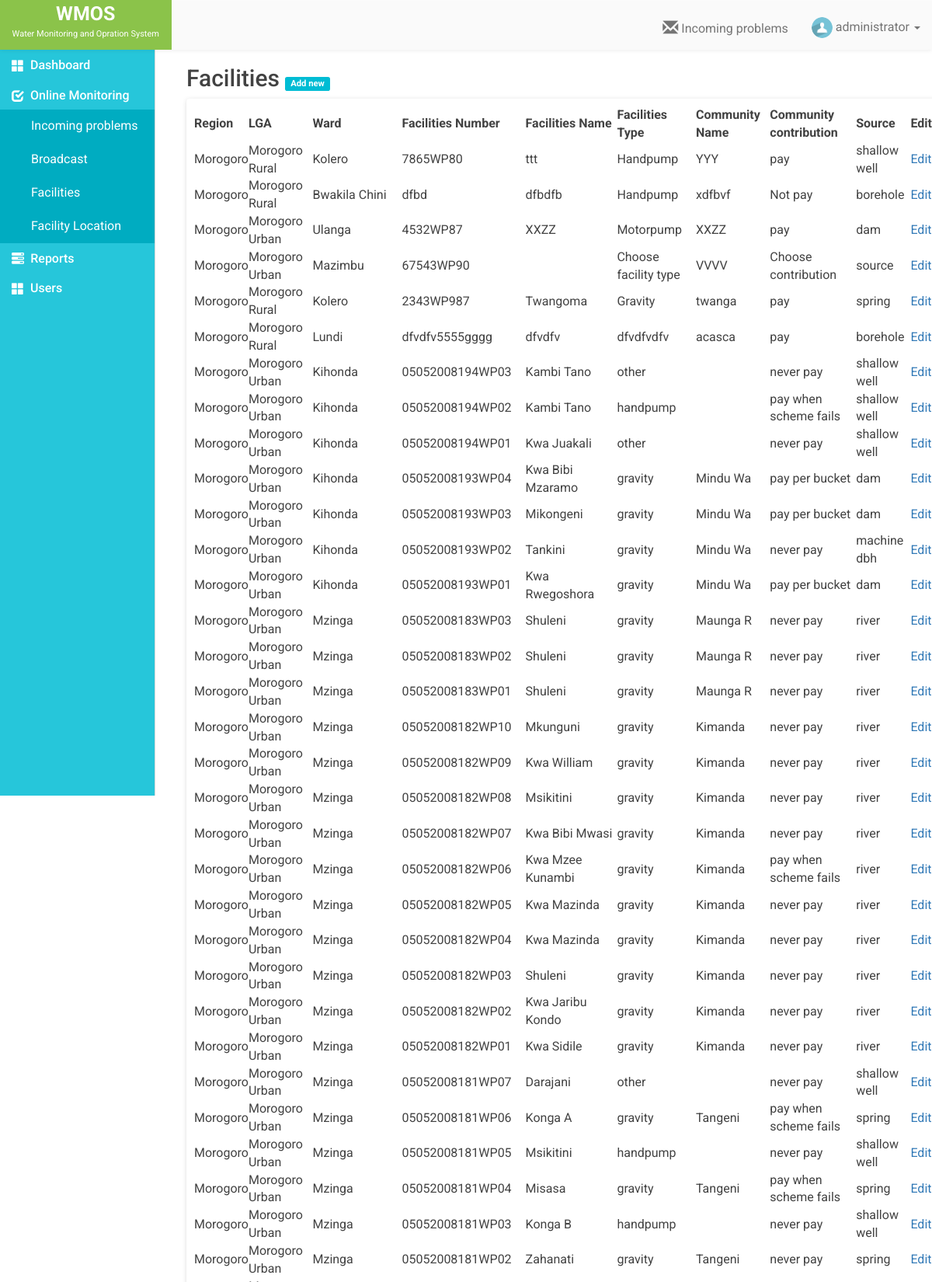
/facilities.php (signed in, upper part), run on the app's committed database.
### tables this page shows
CREATE TABLE `faci` (
  `id` int(11) NOT NULL,
  `region` varchar(30) NOT NULL,
  `lga` varchar(100) NOT NULL,
  `faci_num` varchar(30) NOT NULL,
  `ward` varchar(30) NOT NULL,
  `faci_name` varchar(30) NOT NULL,
  `faci_type` varchar(30) NOT NULL,
  `com_name` varchar(100) NOT NULL,
  `com_contrib` varchar(100) NOT NULL,
  `source` varchar(100) NOT NULL
);

### facilities.php (the view, shortened to what this page needs)
<?php
include "database.php";
$sql = "SELECT * FROM faci ORDER BY id DESC";
$result = mysqli_query($conn,$sql) or die (mysqli_error());
$num_rows = mysqli_num_rows($result);
if ($num_rows > 0) {
	while ($row = mysqli_fetch_assoc($result)) {
		$data[] = array(
						'id' 				=> $row['id'],
						'region' 			=> $row['region'],
						'lga' 				=> $row['lga'],
						'ward' 				=> $row['ward'],
						'faci_num' 			=> $row['faci_num'],
						'faci_name'			=> $row['faci_name'],
						'faci_type'			=> $row['faci_type'],
						'com_name' 			=> $row['com_name'],
						'com_contrib' 		=> $row['com_contrib'],
						'source' 			=> $row['source'],
					);
	}
}else{
	$data = false;
}
 ?>
<!DOCTYPE html>
<html>
<head>
	<?php include "includes/_csslinks.php"; ?>
</head>
<body>
	<?php include 'includes/_header.php'; ?>
	<div class= "container-fluid">
		<div class="row" id="page">
			<?php include "includes/_sidebar.php"; ?>
			<div class="col-md-10 content">
				<h2 class="page-title">Facilities
					<?php echo $_SESSION['role'] == 'user' ? '<span class="hidden">':'<span>'; ?>
					<a href="addfacility.php"><span class="label label-default">Add new</span></a>
					</span>
				</h2>
				<div class="row">
					<div class="col-md-12">
						<div class="white-data-table">
							<div class="table-responsive">
								<table class="hover row-border compact" id="faci-table">
				                    <thead>
			                            <tr>
				                            <th>Region</th>
											<th>LGA</th>
											<th>Ward</th>
											<th>Facilities Number</th>
											<th>Facilities Name</th>
											<th>Facilities Type</th>
											<th>Community Name</th>
											<th>Community contribution</th>
											<th>Source</th>
											<?php echo $_SESSION['role'] == 'user' ? '<th class="hidden">':'<th>' ?>
											Edit</th>
			                            </tr>
			                        </thead>
			                        <tbody>
			                            <?php
			                            	if ($data) {
				                        		foreach ($data as $key => $value) {  ?>
					                            <tr>
					                                <td><?php echo $value['region'] ?></td>
					                                <td><?php echo $value['lga'] ?></td>
					                                <td><?php echo $value['ward'] ?></td>
					                                <td><?php echo $value['faci_num'] ?></td>
					                                <td><?php echo $value['faci_name'] ?></td>
					                                <td><?php echo $value['faci_type'] ?></td>
					                                <td><?php echo $value['com_name'] ?></td>
													<td><?php echo $value['com_contrib'] ?></td>
													<td><?php echo $value['source'] ?></td>
													<?php echo $_SESSION['role'] == 'user' ? '<td class="hidden">':'<td>'; ?>
													<a href="editfacility.php?id=<?php echo $value['id'] ?>">Edit</a></td>
					                            </tr>
				                            <?php
				                           	 	}
				                           	}
			                             ?>
			                        </tbody>
			                    </table>
							</div>
						</div>
					</div>
				</div>
			</div>
		</div>
	</div>
<?php include "includes/_jslinks.php"; ?>
</body>
</html>

### styles/majismain.css (style rules this page uses)
body { font-family: 'Roboto', sans-serif; font-size: 16px; color: #424242; }
@media (min-width: 768px) { .page-title { text-align:unset !important; } }
@media (min-width: 768px) { .content { margin-left: 225px !important; } }
.content { margin-left: 0px; }
#page { min-height: 80vh; margin-top: 64px; padding-bottom: 20px; }
.page-title { font-size: 30px; text-align: center; }
.white-data-table { background-color: #fff; padding: 10px; box-shadow: 0 1px 6px 0 rgba(0, 0, 0, 0.12), 0px 1px 1px 0 rgba(0, 0, 0, 0.12) !important; border-radius: 4px; }
.page-title .label-default { background-color: #00bcd4; }
.page-title a { font-size: 15px; }

### data on the page
faci: region "Morogoro", lga "Morogoro Rural", ward "Kolero", faci_num "7865WP80", faci_name "ttt", faci_type "Handpump", com_name "YYY", com_contrib "pay", source "shallow well"
faci: region "Morogoro", lga "Morogoro Rural", ward "Bwakila Chini", faci_num "dfbd", faci_name "dfbdfb", faci_type "Handpump", com_name "xdfbvf", com_contrib "Not pay", source "borehole"
faci: region "Morogoro", lga "Morogoro Urban", ward "Ulanga", faci_num "4532WP87", faci_name "XXZZ", faci_type "Motorpump", com_name "XXZZ", com_contrib "pay", source "dam"
faci: region "Morogoro", lga "Morogoro Urban", ward "Mazimbu", faci_num "67543WP90", faci_type "Choose facility type", com_name "VVVV", com_contrib "Choose contribution", source "source"
faci: region "Morogoro", lga "Morogoro Rural", ward "Kolero", faci_num "2343WP987", faci_name "Twangoma", faci_type "Gravity", com_name "twanga", com_contrib "pay", source "spring"
faci: region "Morogoro", lga "Morogoro Rural", ward "Lundi", faci_num "dfvdfv5555gggg", faci_name "dfvdfv", faci_type "dfvdfvdfv", com_name "acasca", com_contrib "pay", source "borehole"
faci: region "Morogoro", lga "Morogoro Urban", ward "Kihonda", faci_num "05052008194WP03", faci_name "Kambi Tano", faci_type "other", com_contrib "never pay", source "shallow well"
faci: region "Morogoro", lga "Morogoro Urban", ward "Kihonda", faci_num "05052008194WP02", faci_name "Kambi Tano", faci_type "handpump", com_contrib "pay when scheme fails", source "shallow well"
faci: region "Morogoro", lga "Morogoro Urban", ward "Kihonda", faci_num "05052008194WP01", faci_name "Kwa Juakali", faci_type "other", com_contrib "never pay", source "shallow well"
faci: region "Morogoro", lga "Morogoro Urban", ward "Kihonda", faci_num "05052008193WP04", faci_name "Kwa Bibi Mzaramo", faci_type "gravity", com_name "Mindu Wa", com_contrib "pay per bucket", source "dam"
faci: region "Morogoro", lga "Morogoro Urban", ward "Kihonda", faci_num "05052008193WP03", faci_name "Mikongeni", faci_type "gravity", com_name "Mindu Wa", com_contrib "pay per bucket", source "dam"
faci: region "Morogoro", lga "Morogoro Urban", ward "Kihonda", faci_num "05052008193WP02", faci_name "Tankini", faci_type "gravity", com_name "Mindu Wa", com_contrib "never pay", source "machine dbh"
faci: region "Morogoro", lga "Morogoro Urban", ward "Kihonda", faci_num "05052008193WP01", faci_name "Kwa Rwegoshora", faci_type "gravity", com_name "Mindu Wa", com_contrib "pay per bucket", source "dam"
faci: region "Morogoro", lga "Morogoro Urban", ward "Mzinga", faci_num "05052008183WP03", faci_name "Shuleni", faci_type "gravity", com_name "Maunga R", com_contrib "never pay", source "river"
faci: region "Morogoro", lga "Morogoro Urban", ward "Mzinga", faci_num "05052008183WP02", faci_name "Shuleni", faci_type "gravity", com_name "Maunga R", com_contrib "never pay", source "river"
faci: region "Morogoro", lga "Morogoro Urban", ward "Mzinga", faci_num "05052008183WP01", faci_name "Shuleni", faci_type "gravity", com_name "Maunga R", com_contrib "never pay", source "river"
faci: region "Morogoro", lga "Morogoro Urban", ward "Mzinga", faci_num "05052008182WP10", faci_name "Mkunguni", faci_type "gravity", com_name "Kimanda", com_contrib "never pay", source "river"
faci: region "Morogoro", lga "Morogoro Urban", ward "Mzinga", faci_num "05052008182WP09", faci_name "Kwa William", faci_type "gravity", com_name "Kimanda", com_contrib "never pay", source "river"
faci: region "Morogoro", lga "Morogoro Urban", ward "Mzinga", faci_num "05052008182WP08", faci_name "Msikitini", faci_type "gravity", com_name "Kimanda", com_contrib "never pay", source "river"
faci: region "Morogoro", lga "Morogoro Urban", ward "Mzinga", faci_num "05052008182WP07", faci_name "Kwa Bibi Mwasi", faci_type "gravity", com_name "Kimanda", com_contrib "never pay", source "river"
faci: region "Morogoro", lga "Morogoro Urban", ward "Mzinga", faci_num "05052008182WP06", faci_name "Kwa Mzee Kunambi", faci_type "gravity", com_name "Kimanda", com_contrib "pay when scheme fails", source "river"
faci: region "Morogoro", lga "Morogoro Urban", ward "Mzinga", faci_num "05052008182WP05", faci_name "Kwa Mazinda", faci_type "gravity", com_name "Kimanda", com_contrib "never pay", source "river"
faci: region "Morogoro", lga "Morogoro Urban", ward "Mzinga", faci_num "05052008182WP04", faci_name "Kwa Mazinda", faci_type "gravity", com_name "Kimanda", com_contrib "never pay", source "river"
faci: region "Morogoro", lga "Morogoro Urban", ward "Mzinga", faci_num "05052008182WP03", faci_name "Shuleni", faci_type "gravity", com_name "Kimanda", com_contrib "never pay", source "river"
faci: region "Morogoro", lga "Morogoro Urban", ward "Mzinga", faci_num "05052008182WP02", faci_name "Kwa Jaribu Kondo", faci_type "gravity", com_name "Kimanda", com_contrib "never pay", source "river"
faci: region "Morogoro", lga "Morogoro Urban", ward "Mzinga", faci_num "05052008182WP01", faci_name "Kwa Sidile", faci_type "gravity", com_name "Kimanda", com_contrib "never pay", source "river"
faci: region "Morogoro", lga "Morogoro Urban", ward "Mzinga", faci_num "05052008181WP07", faci_name "Darajani", faci_type "other", com_contrib "never pay", source "shallow well"
faci: region "Morogoro", lga "Morogoro Urban", ward "Mzinga", faci_num "05052008181WP06", faci_name "Konga A", faci_type "gravity", com_name "Tangeni", com_contrib "pay when scheme fails", source "spring"
faci: region "Morogoro", lga "Morogoro Urban", ward "Mzinga", faci_num "05052008181WP05", faci_name "Msikitini", faci_type "handpump", com_contrib "never pay", source "shallow well"
faci: region "Morogoro", lga "Morogoro Urban", ward "Mzinga", faci_num "05052008181WP04", faci_name "Misasa", faci_type "gravity", com_name "Tangeni", com_contrib "pay when scheme fails", source "spring"
faci: region "Morogoro", lga "Morogoro Urban", ward "Mzinga", faci_num "05052008181WP03", faci_name "Konga B", faci_type "handpump", com_contrib "never pay", source "shallow well"
faci: region "Morogoro", lga "Morogoro Urban", ward "Mzinga", faci_num "05052008181WP02", faci_name "Zahanati", faci_type "gravity", com_name "Tangeni", com_contrib "never pay", source "spring"

### other printed values
$_SESSION['username'] "administrator"
